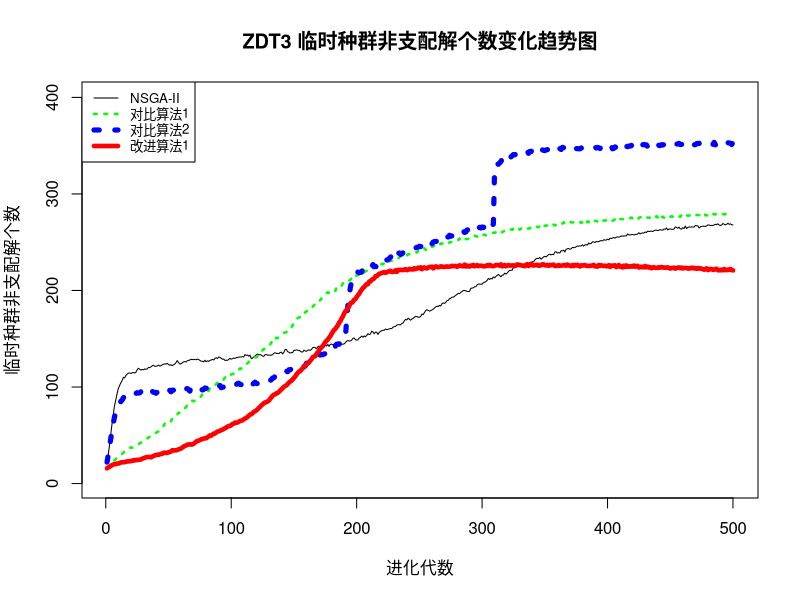

Write the R code that produced this figure.
a<-read.table('a.txt')
b<-read.table('b.txt')
c<-read.table('c.txt')
d<-read.table('d.txt')

plot(1:500, a$V1, xlab="进化代数", ylab="临时种群非支配解个数", type="l", xlim=c(1, 500), ylim=c(1, 400), main="ZDT3 临时种群非支配解个数变化趋势图")

lines(1:500, b$V1, lty=3, lwd=2.5, col="green")
lines(1:500, c$V1, lty=3, lwd=5, col="blue")
lines(1:500, d$V1, lty=1, lwd=4.5, col="red")

legend.txt<-c("NSGA-II", "对比算法1", "对比算法2", "改进算法1")
legend("topleft", legend=legend.txt, col=c("black", "green", "blue", "red"), lty=c(1, 3, 4, 1), lwd=c(1,2.5,5,4.5), bty="o", cex=0.8)

